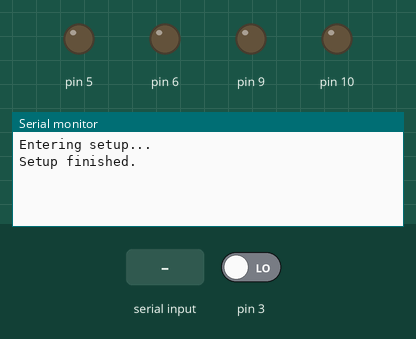
This sketch was run on a simulated Arduino Uno, built with avr-gcc and run on an emulated ATmega328P. Shown: output pins drawn as LEDs (lit = HIGH), the last lines printed to the serial monitor. Inputs (shaded band) come from the test bench; at power-on: pin 3 LOW.

Above: at 1.2 s.
1.3 s: pin 3 driven HIGH
At 1.7 s:
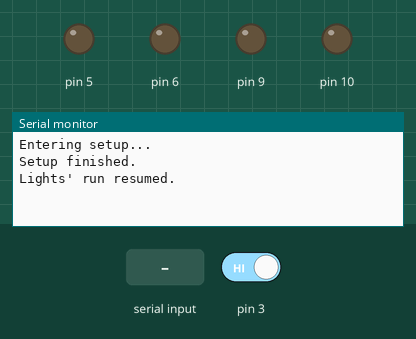
2.8 s: "o" received over Serial
At 4.0 s:
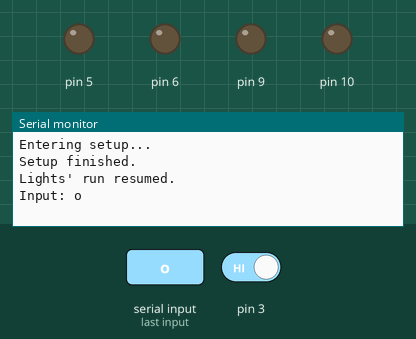
4.3 s: "n" received over Serial
At 5.3 s:
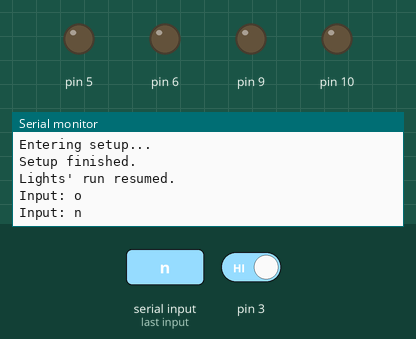
5.8 s: "f" received over Serial
At 6.4 s:
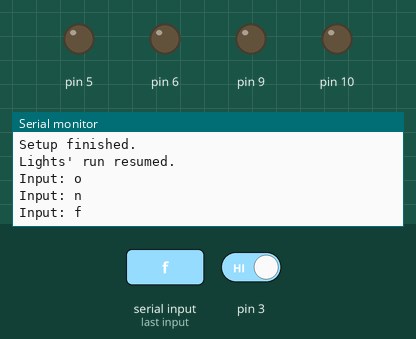
7.3 s: pin 3 driven LOW
At 8.7 s:
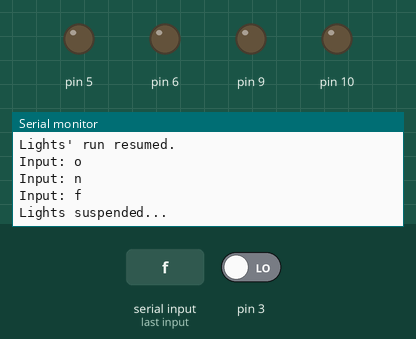

Measured:
- after the input at 1.3 s, the serial monitor: prints a new line at once (image 1)
- after the input at 2.8 s, the serial monitor: prints a new line at once (image 2)
- after the input at 4.3 s, the serial monitor: prints a new line at once (image 3)
- after the input at 5.8 s, the serial monitor: prints a new line at once (image 4)
- after the input at 7.3 s, the serial monitor: prints a new line at once (image 5)

The sketch:

stage_05.ino
```cpp
/** Stage 05. Low-level IO
 *  Replaced all digitalRead(), digitalWrite(),
 *  analogWrite() etc. fuctions with low-level
 *  read-writes to the ports
 *  Timer2 is used instead of Timer1- so minimal
 *  frequency is ~30.5Hz (Phase-Correct PWM)
 */

#ifndef _BV
#define _BV(bit) (1 << (bit))
#endif

// Arduino standard (AVR) methods for setting (sbi) or
// clearing (cbi) bits in PORT (and other) variables
// Use _MMIO_BYTE(addr) with pointers
#ifndef cbi
#define cbi(sfr, bit) (_SFR_BYTE(sfr) &= ~_BV(bit))
#endif
#ifndef sbi
#define sbi(sfr, bit) (_SFR_BYTE(sfr) |= _BV(bit))
#endif

// Read bit from PORT (and other) variables
#define rbi(sfr, bit) (_SFR_BYTE(sfr) & _BV(bit))

#define SEQN 4 // Maximum sequence index (should be n^2)
#define LEDS 4 // Maximum led count (have 4 of them)

// Custom types to handle PORT (and other) variables
typedef struct {
  uint8_t bit;
  uint16_t port;
  uint16_t pin;
  uint16_t ddr;
} pin_t;

// Leds' (PWM) array: 5 = PD5, 6 = PD6, 9 = PB1, 10 = PB2
const pin_t led[LEDS] = {
  {PD5, (uint16_t) &PORTD,
    (uint16_t) &PIND, (uint16_t) &DDRD},
  {PD6, (uint16_t) &PORTD,
    (uint16_t) &PIND, (uint16_t) &DDRD},
  {PB1, (uint16_t) &PORTB,
    (uint16_t) &PINB, (uint16_t) &DDRB},
  {PB2, (uint16_t) &PORTB,
    (uint16_t) &PINB, (uint16_t) &DDRB}
};

// Leds' out order (5 = OC0B, 6 = OC0A, 9 = OC1A, 10 = OC1B)
const uint16_t lord[LEDS] = {
  (uint16_t) &OCR0B, (uint16_t) &OCR0A,
  (uint16_t) &OCR1A, (uint16_t) &OCR1B};

// PushButton's pin (pwm): 3 = PD3
const pin_t button = {
  PD3, (uint16_t) &PORTD,
  (uint16_t) &PIND, (uint16_t) &DDRD};

// Serial message strings
const char *STR_SSP = "Lights suspended...";
const char *STR_RSM = "Lights' run resumed.";

// This is not OOP - so global variables are ok
volatile char lrun = 0; // Lights' run-stop variable
// Indices
volatile int seq = 0, i = 0, n = 0, c = 0;
volatile int x = 0, y = 0; // Arithmetic variables

const char z = ((sizeof x) * 8 - 1); // For fast arithmetic

// Serial input string
char str_in[4] = {'\0', '\0', '\0', '\0'};

/** ISR (Interrupt Service Routine) setup macro
 *  Used to set handler for interrupts from
 *  the timer (on overflow). delay() and milis()
 *  fuctions should not be used here (as they
 *  disable global interrupts)
 */
ISR(TIMER2_OVF_vect) {
  // Check for lights' run enabled
  if (!lrun) return;

  // Trim led index to be always in range
  seq &= (SEQN - 1);
  // Set each led
  for (i = 0; i < LEDS; i ++) {
    // Calculate duty cycle for each led (use PWM)
    x = seq - i;
    y = (x + (x >> z)) ^ (x >> z); // y = abs(x)
    x = (int) ((LEDS / 2) - y);
    y = (x + (x >> z)) ^ (x >> z); // y = abs(x)
    x = (unsigned char) ((255.0 / (LEDS / 2)) * y);
    // Write calcualted duty cycle value to the port
    _MMIO_BYTE(lord[i]) = (uint8_t) x;
  }
  seq ++; // Increment the index variable
}

/** ISR (Interrupt Service Routine) setup macro
 *  Used to set handler for interrupts from PushButton
 *  on pin 3 (PD3 line). It will handle interrupts
 *  on ANY CHANGE of PushButton's pin state
 */
ISR(INT1_vect) {
  if (rbi(_MMIO_BYTE(button.pin), button.bit)) {
    // Button released: allow lights to run again
    lrun = 1;
    Serial.println(STR_RSM);
  } else {
    // Button pressed: suspend running lights
    lrun = 0;
    Serial.println(STR_SSP);
  }
}

/** Setup routine
 *  All configuration trcks go here
 */
void setup() {
  // Set up Serial console
  Serial.begin(9600);
  Serial.println("Entering setup...");

  cli(); // Turn off global interrupts

  // Initialize the pins (set for OUTPUT and clear for INPUT)
  for (int i = 0; i < LEDS; i ++) {
    // Set Led's pin as OUTPUT
    sbi(_MMIO_BYTE(led[i].ddr), led[i].bit);
  }
  // Set PushButton's pin (PD3) as INPUT
  cbi(_MMIO_BYTE(button.ddr), button.bit);

  // Reset Timers (Timer Counter Control Registers)
  TCCR0A = TCCR0B = 0; // Timer0 disabled and detached
  TCCR1A = TCCR1B = 0; // Timer1 disabled and detached
  TCCR2A = TCCR2B = 0; // Timer2 disabled and detached

  // Disable interrupts for Timer0 & Timer1
  TIMSK0 = TIMSK1 = 0;
  // Enable Fast PWM for Timer0 & Timer1 (with 0xFF limit)
  sbi(TCCR0A, WGM00); sbi(TCCR0A, WGM01); // Fast PWM
  sbi(TCCR1A, WGM10); sbi(TCCR1B, WGM12); // Fast PWM 8-bit
  // Enable timers (at (16000000 / 1) / 256 = 62500 Hz)
  sbi(TCCR0B, CS00); // Timer0 enabled (with /1 prescaler)
  sbi(TCCR1B, CS10); // Timer1 enabled (with /1 prescaler)
  // Set Compare match Output Mode for Timer0 & Timer1
  sbi(TCCR0A, COM0A1); // Timer0 attached to OC0A output
  sbi(TCCR0A, COM0B1); // Timer0 attached to OC0B output
  sbi(TCCR1A, COM1A1); // Timer1 attached to OC1A output
  sbi(TCCR1A, COM1B1); // Timer1 attached to OC1B output
  // Set Compare Register value for PWM on Timer0 & Timer1
  OCR0A = OCR0B = 0; // Timer0 1/256 of duty cycle
  OCR1A = OCR1B = 0; // Timer1 1/256 of duty cycle

  // Enable interrupts for Timer2
  sbi(TIMSK2, TOIE2); // Interrupts from overflow enabled
  // Enable Phase-Correct PWM (with OCR2A limit)
  sbi(TCCR2B, WGM22); sbi(TCCR2A, WGM20);
  // Enable Timer2 (at (16000000 / 1024) / 312 = 50 Hz)
  // Bits CSn0, CSn1, CSn2 for /1024 async prescaler
  sbi(TCCR2B, CS20); sbi(TCCR2B, CS21); sbi(TCCR2B, CS22);
  // Set Compare Register value for PWM on Timer2
  OCR2A = 155; // (155 + 1) * 2 = 312

  // Enable INT1 for PD3 (PushButton)
  sbi(EICRA, ISC10); // Trigger INT1 on ANY CHANGE
  sbi(EIMSK, INT1); // Turn on INT1

  sei(); // Turn global interrupts on again

  Serial.println("Setup finished.");
}

/** Loop routine
 *  This is the main code to be repeated -
 *  it may hold all the costly piece of code
 */
void loop() {
  // Check serial input buffer -
  // commands are supposed to be 3 characters long
  if (Serial.available() && (n < 3)) {
    // Proceed: Serial input buffer has data
    // and input string has space to read into
    str_in[n] = Serial.read();
    // Skip any garbage read
    if (((str_in[n] >= ' ') && (str_in[n] <= '~'))
        || ((str_in[n] >= 'a') && (str_in[n] <= 'z'))
        || ((str_in[n] >= 'A') && (str_in[n] <= 'Z'))) {
      n ++;
    }
    // Pause application for at least 1ms
    // for the Serial to be ready
    delayMicroseconds(1000);
  } else {
    // Proceed: Serial input buffer is empty
    // or input string is filled
    if (n) {
      // Display contents of input string
      Serial.print("Input: ");
      Serial.println(str_in);

      // Find command in the input
      if ((str_in[0] == 'o')
          && (str_in[1] == 'n')) {
        // Turn lights' run on
        lrun = 1;
        Serial.println(STR_RSM);
      } else if ((str_in[0] == 'o')
                 && (str_in[1] == 'f')
                 && (str_in[2] == 'f')) {
        // Turn lights' run off
        lrun = 0;
        Serial.println(STR_SSP);
      }
      // Clear the rest of Serial buffer and input string
      while (Serial.available()) {
        Serial.read();
        delayMicroseconds(1000);
      }
      for (c = n = 0; c < 4; c ++) str_in[c] = '\0';
    }
  }
}
```
